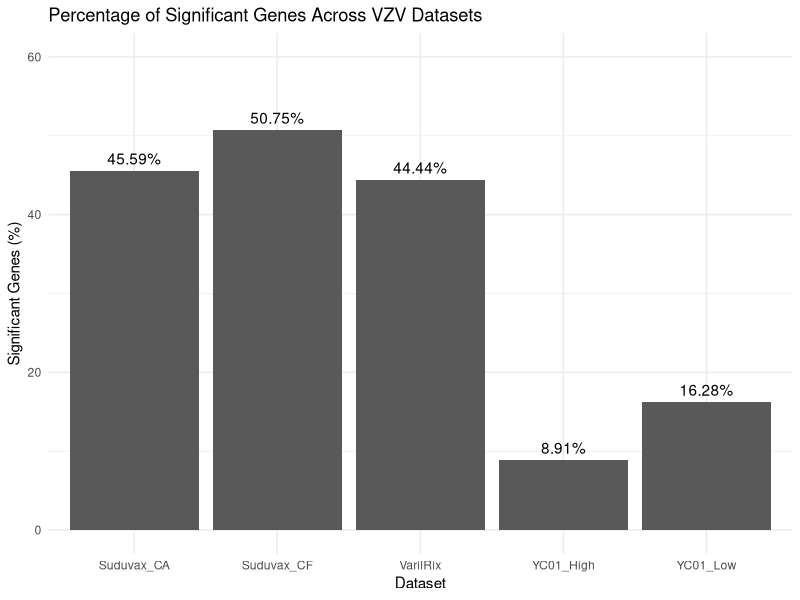
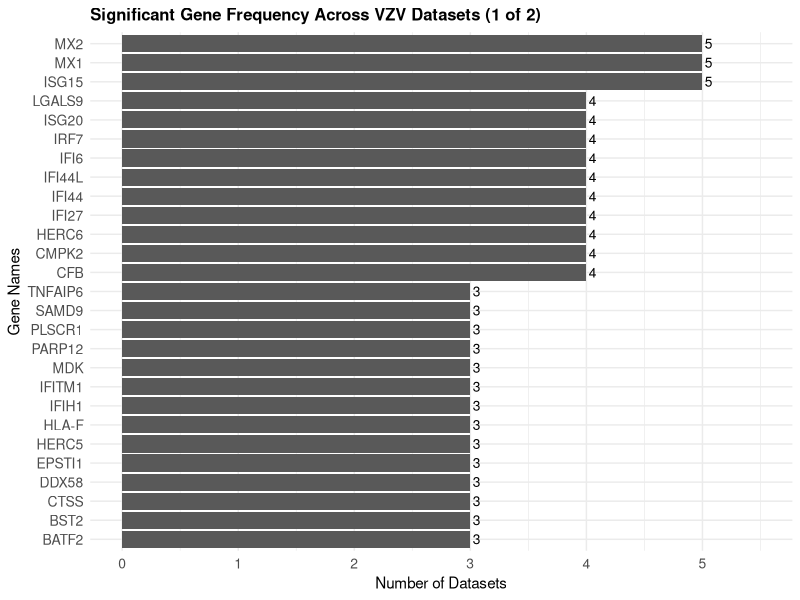
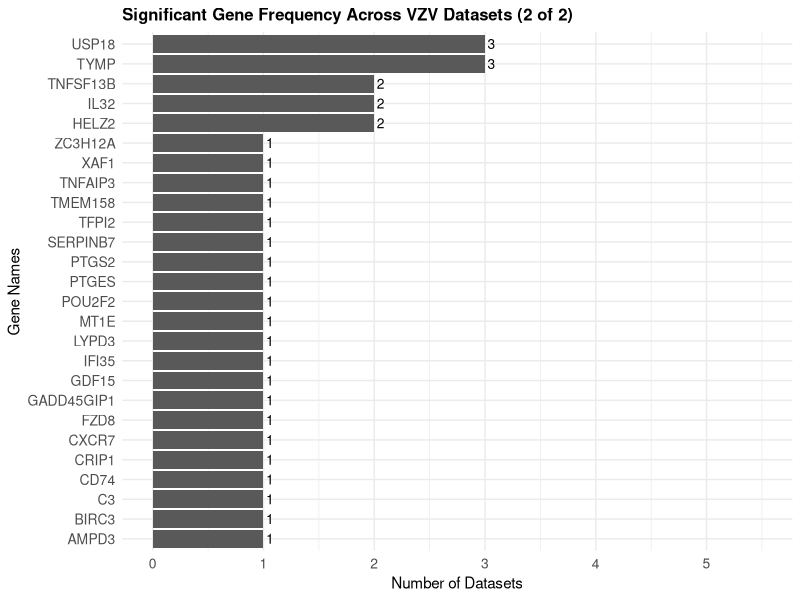
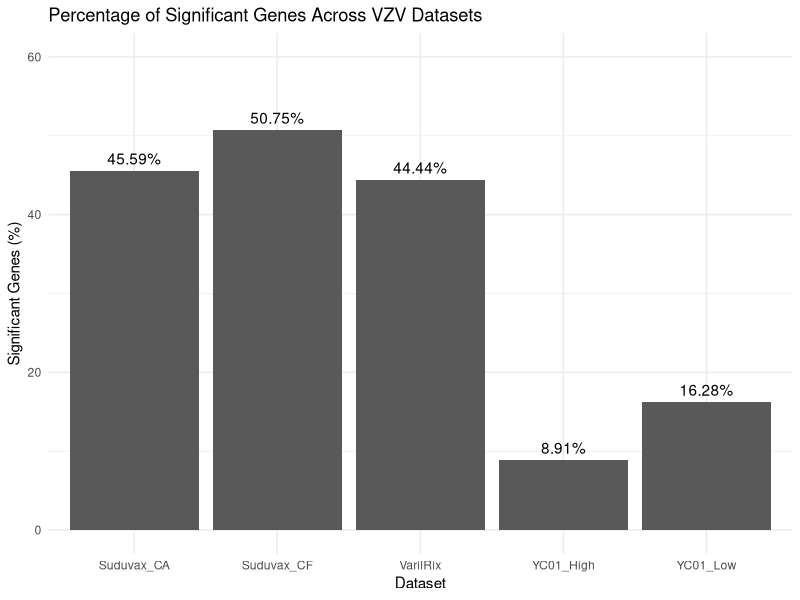
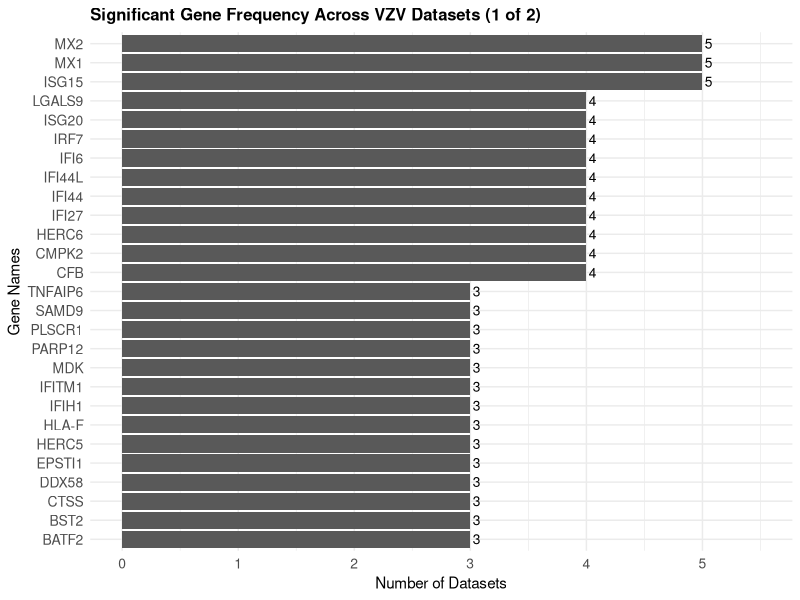
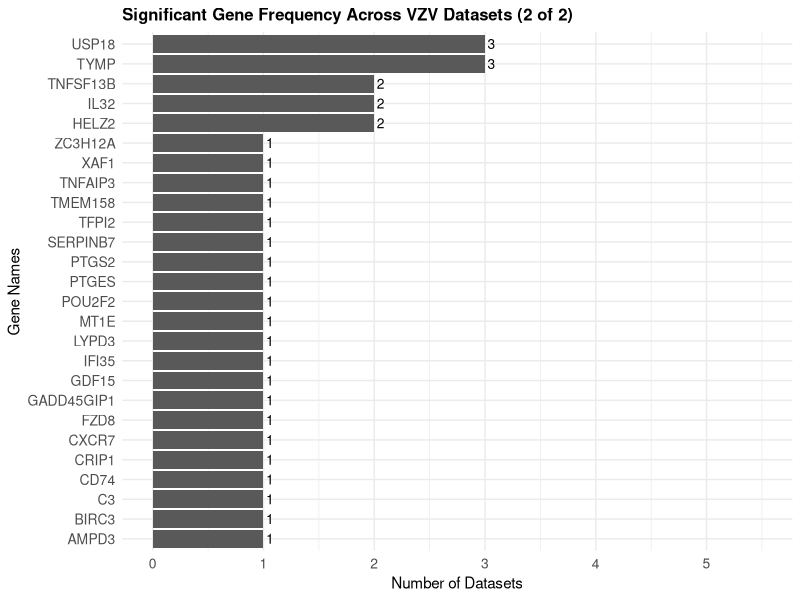

Here is the R script that generated these plots, in order:

# 05 - GENE VISUALIZATION

library(ggplot2)
library(dplyr)

setwd("C:/Users/Admin/Desktop/Bioinformatics")

# Load significant gene frequency results
gene_frequency <- read.csv(
  "results/significant_gene_frequency.csv"
)

gene_frequency <- gene_frequency %>%
  arrange(desc(Strain_Count), Gene)

# Load corrected significant gene counts
sig_counts <- read.csv(
  "results/significant_gene_counts.csv"
)

# Visualize significant gene percentages
percentage_plot <- ggplot(
  sig_counts,
  aes(x = Strain, y = Percentage)
) +
  geom_col() +
  geom_text(
    aes(label = paste0(Percentage, "%")),
    vjust = -0.5
  ) +
  labs(
    title = "Percentage of Significant Genes Across VZV Datasets",
    x = "Dataset",
    y = "Significant Genes (%)"
  ) +
  theme_minimal() +
  ylim(0, 60)

print(percentage_plot)

ggsave(
  "results/significant_gene_percentage.png",
  plot = percentage_plot,
  width = 9,
  height = 6,
  dpi = 300
)

# Divide genes into two groups
total_genes <- nrow(gene_frequency)
split_point <- ceiling(total_genes / 2)

genes_1 <- gene_frequency %>%
  slice_head(n = split_point)

genes_2 <- gene_frequency %>%
  slice_tail(n = total_genes - split_point)

# Create the first gene frequency graph
plot_1 <- ggplot(
  genes_1,
  aes(
    x = reorder(Gene, Strain_Count),
    y = Strain_Count
  )
) +
  geom_col() +
  geom_text(
    aes(label = Strain_Count),
    hjust = -0.3,
    size = 3.5
  ) +
  coord_flip() +
  labs(
    title = "Significant Gene Frequency Across VZV Datasets (1 of 2)",
    x = "Gene Names",
    y = "Number of Datasets"
  ) +
  scale_y_continuous(
    breaks = 0:5,
    limits = c(0, 5.5)
  ) +
  theme_minimal() +
  theme(
    axis.text.y = element_text(size = 10),
    axis.text.x = element_text(size = 10),
    plot.title = element_text(size = 12, face = "bold")
  )

print(plot_1)

ggsave(
  "results/gene_frequency_1.png",
  plot = plot_1,
  width = 10,
  height = 9,
  dpi = 300
)

# Create the second gene frequency graph
if (nrow(genes_2) > 0) {
  
  plot_2 <- ggplot(
    genes_2,
    aes(
      x = reorder(Gene, Strain_Count),
      y = Strain_Count
    )
  ) +
    geom_col() +
    geom_text(
      aes(label = Strain_Count),
      hjust = -0.3,
      size = 3.5
    ) +
    coord_flip() +
    labs(
      title = "Significant Gene Frequency Across VZV Datasets (2 of 2)",
      x = "Gene Names",
      y = "Number of Datasets"
    ) +
    scale_y_continuous(
      breaks = 0:5,
      limits = c(0, 5.5)
    ) +
    theme_minimal() +
    theme(
      axis.text.y = element_text(size = 10),
      axis.text.x = element_text(size = 10),
      plot.title = element_text(size = 12, face = "bold")
    )
  
  print(plot_2)
  
  ggsave(
    "results/gene_frequency_2.png",
    plot = plot_2,
    width = 10,
    height = 9,
    dpi = 300
  )
}

# Display completion summary
cat("\nGENE VISUALIZATION COMPLETED SUCCESSFULLY!\n")
cat("Total significant genes:", total_genes, "\n")
cat("Genes in Graph 1:", nrow(genes_1), "\n")
cat("Genes in Graph 2:", nrow(genes_2), "\n")
